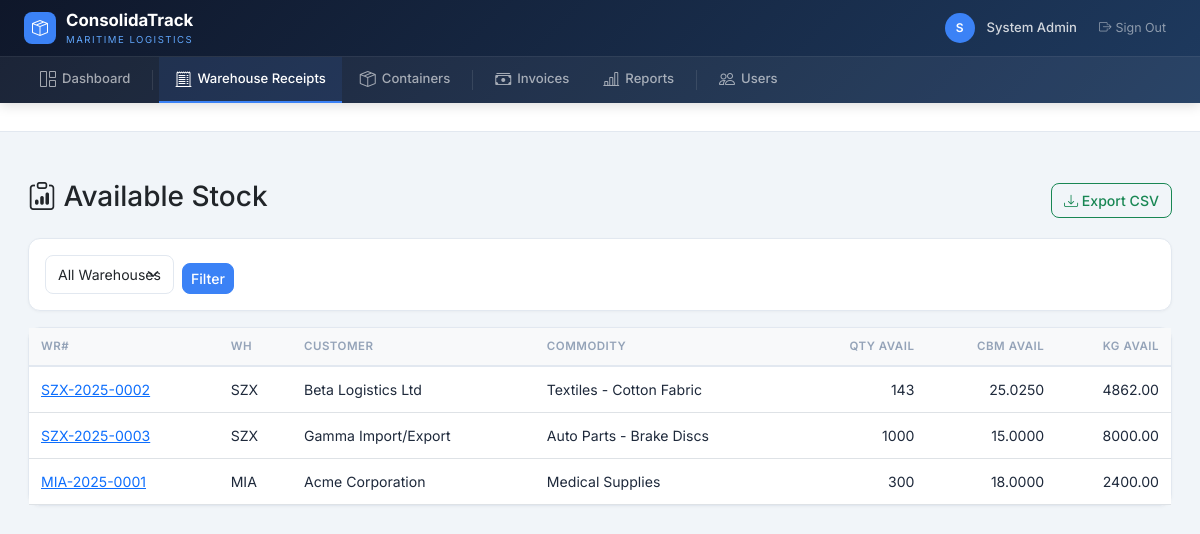
Screenshot of /wr/stock (signed in) with the database file from the repository.
### app/models.py (models this page shows, shortened)
class User(UserMixin, db.Model):
    __tablename__ = "users"
    id = db.Column(db.Integer, primary_key=True)
    email = db.Column(db.String(200), unique=True, nullable=False)
    password_hash = db.Column(db.String(256), nullable=False)
    full_name = db.Column(db.String(200), nullable=False)
    is_active = db.Column(db.Boolean, default=True)
    created_at = db.Column(db.DateTime, default=_utcnow)
    roles = db.relationship("Role", secondary=user_roles, backref="users")
    def has_role(self, role_name: str) -> bool:
        return any(r.name == role_name for r in self.roles)

class WarehouseReceipt(db.Model):
    __tablename__ = "warehouse_receipts"
    id = db.Column(db.Integer, primary_key=True)
    warehouse_id = db.Column(db.Integer, db.ForeignKey("warehouses.id"), nullable=False)
    customer_id = db.Column(db.Integer, db.ForeignKey("customers.id"), nullable=False)
    wr_number = db.Column(db.String(30), unique=True, nullable=False)
    date_received = db.Column(db.Date, nullable=False)
    commodity = db.Column(db.String(300), nullable=False)
    qty_total = db.Column(db.Integer, nullable=False)
    qty_unit_type = db.Column(db.Enum(QtyUnitType), nullable=False)
    cbm_total = db.Column(db.Numeric(10, 4), nullable=False)  # m³, 4 decimals
    kg_total = db.Column(db.Numeric(10, 2), nullable=False)   # kg, 2 decimals
    notes = db.Column(db.Text)
    status = db.Column(db.Enum(WRStatus), nullable=False, default=WRStatus.RECEIVED)
    created_at = db.Column(db.DateTime, default=_utcnow)
    updated_at = db.Column(db.DateTime, default=_utcnow, onupdate=_utcnow)
    load_lines = db.relationship("ContainerLoadLine", backref="warehouse_receipt", lazy="dynamic")
    photos = db.relationship("WRPhoto", backref="warehouse_receipt", lazy="dynamic",
                              cascade="all, delete-orphan", order_by="WRPhoto.uploaded_at.desc()")
    __table_args__ = (
        db.Index("ix_wr_warehouse_status", "warehouse_id", "status"),
        db.Index("ix_wr_customer", "customer_id"),
        db.Index("ix_wr_date", "date_received"),
    )
    @property
    def qty_loaded(self) -> int:
        result = (
            db.session.query(db.func.coalesce(db.func.sum(ContainerLoadLine.qty_loaded), 0))
            .filter(ContainerLoadLine.wr_id == self.id)
            .scalar()
        )
        return int(result)
    @property
    def qty_available(self) -> int:
        return self.qty_total - self.qty_loaded
    @property
    def cbm_loaded(self):
        result = (
            db.session.query(db.func.coalesce(db.func.sum(ContainerLoadLine.cbm_loaded), 0))
            .filter(ContainerLoadLine.wr_id == self.id)
            .scalar()
        )
        return Decimal(str(result))
    @property
    def cbm_available(self):
        return Decimal(str(self.cbm_total)) - self.cbm_loaded
    @property
    def kg_loaded(self):
        result = (
            db.session.query(db.func.coalesce(db.func.sum(ContainerLoadLine.kg_loaded), 0))
            .filter(ContainerLoadLine.wr_id == self.id)
            .scalar()
        )
        return Decimal(str(result))
    @property
    def kg_available(self):
        return Decimal(str(self.kg_total)) - self.kg_loaded

class Warehouse(db.Model):
    __tablename__ = "warehouses"
    id = db.Column(db.Integer, primary_key=True)
    code = db.Column(db.String(10), unique=True, nullable=False)  # SZX, MIA
    name = db.Column(db.String(100), nullable=False)
    city = db.Column(db.String(100))
    country = db.Column(db.String(100))
    is_active = db.Column(db.Boolean, default=True)
    created_at = db.Column(db.DateTime, default=_utcnow)
    warehouse_receipts = db.relationship("WarehouseReceipt", backref="warehouse", lazy="dynamic")
    containers = db.relationship("Container", backref="warehouse", lazy="dynamic")

class Customer(db.Model):
    __tablename__ = "customers"
    id = db.Column(db.Integer, primary_key=True)
    name = db.Column(db.String(200), nullable=False)
    code = db.Column(db.String(20), unique=True, nullable=False)
    email = db.Column(db.String(200))
    phone = db.Column(db.String(50))
    address = db.Column(db.Text)
    is_active = db.Column(db.Boolean, default=True)
    created_at = db.Column(db.DateTime, default=_utcnow)
    warehouse_receipts = db.relationship("WarehouseReceipt", backref="customer", lazy="dynamic")

### app/blueprints/wr/__init__.py (the view)
@wr_bp.route("/stock")
@login_required
def stock_report():
    wh_id = request.args.get("warehouse_id", type=int)
    query = WarehouseReceipt.query.filter(
        WarehouseReceipt.status.in_([WRStatus.RECEIVED, WRStatus.PARTIALLY_LOADED])
    )
    if wh_id:
        query = query.filter_by(warehouse_id=wh_id)
    wrs = query.order_by(WarehouseReceipt.warehouse_id, WarehouseReceipt.customer_id).all()
    warehouses = Warehouse.query.filter_by(is_active=True).all()
    return render_template("wr/stock.html", wrs=wrs, warehouses=warehouses, filters=request.args)

### app/templates/wr/stock.html (shortened to what this page needs)
{% extends "base.html" %}
{% block content %}
<div class="d-flex justify-content-between align-items-center mb-3">
  <h3><i class="bi bi-clipboard-data"></i> Available Stock</h3>
  <a href="{{ url_for('reports.stock_csv', **filters) }}" class="btn btn-outline-success"><i class="bi bi-download"></i> Export CSV</a>
</div>
<div class="card mb-3"><div class="card-body">
  <form method="get" class="row g-2 align-items-end">
    <div class="col-auto">
      <select name="warehouse_id" class="form-select form-select-sm">
        <option value="">All Warehouses</option>
      </select>
    </div>
    <div class="col-auto"><button class="btn btn-sm btn-primary">Filter</button></div>
  </form>
</div></div>
<div class="card"><div class="card-body p-0">
  <table class="table table-hover mb-0">
    <thead class="table-light">
      <tr><th>WR#</th><th>WH</th><th>Customer</th><th>Commodity</th><th class="text-end">Qty Avail</th><th class="text-end">CBM Avail</th><th class="text-end">KG Avail</th></tr>
    </thead>
    <tbody>
      {% for wr in wrs %}
      <tr>
        <td><a href="{{ url_for('wr.wr_detail', wr_id=wr.id) }}">{{ wr.wr_number }}</a></td>
        <td>{{ wr.warehouse.code }}</td>
        <td>{{ wr.customer.name }}</td>
        <td>{{ wr.commodity[:40] }}</td>
        <td class="text-end">{{ wr.qty_available }}</td>
        <td class="text-end">{{ "%.4f"|format(wr.cbm_available) }}</td>
        <td class="text-end">{{ "%.2f"|format(wr.kg_available) }}</td>
      </tr>
      {% else %}
      <tr><td colspan="7" class="text-center text-muted py-4">No available stock</td></tr>
      {% endfor %}
    </tbody>
  </table>
</div></div>
{% endblock %}

### app/templates/base.html (shortened to what this page needs)
<!DOCTYPE html>
<html lang="en">
<head>
  <link href="https://cdn.jsdelivr.net/npm/bootstrap@5.3.3/dist/css/bootstrap.min.css" rel="stylesheet">
  <link href="https://cdn.jsdelivr.net/npm/bootstrap-icons@1.11.3/font/bootstrap-icons.min.css" rel="stylesheet">
</head>
<body>
  {% if current_user.is_authenticated %}
  <nav class="main-navbar">
    <div class="navbar-top">
      <div style="display:flex;align-items:center;gap:16px">
        <a href="{{ url_for('dashboard') }}" class="navbar-brand-area">
          <div class="logo-icon"><i class="bi bi-box-seam"></i></div>
          <div>
            <div class="brand-name">ConsolidaTrack</div>
            <div class="brand-sub">Maritime Logistics</div>
          </div>
        </a>
      </div>
      <div class="navbar-user">
        <div class="user-avatar">{{ current_user.full_name[0] }}</div>
        <span class="user-name">{{ current_user.full_name }}</span>
        <a href="{{ url_for('auth.logout') }}" class="btn-logout"><i class="bi bi-box-arrow-right me-1"></i>Sign Out</a>
      </div>
    </div>
    <div class="nav-links-bar" id="navLinks">
      <a href="{{ url_for('dashboard') }}" class="nav-link-item {% if request.endpoint == 'dashboard' %}active{% endif %}">
        <i class="bi bi-grid-1x2"></i> Dashboard
      </a>
      <a href="{{ url_for('wr.wr_list') }}" class="nav-link-item {% if request.blueprint == 'wr' %}active{% endif %}">
        <i class="bi bi-receipt-cutoff"></i> Warehouse Receipts
      </a>
      <a href="{{ url_for('containers.container_list') }}" class="nav-link-item {% if request.blueprint == 'containers' %}active{% endif %}">
        <i class="bi bi-box-seam"></i> Containers
      </a>
      <a href="{{ url_for('finance.invoice_list') }}" class="nav-link-item {% if request.blueprint == 'finance' %}active{% endif %}">
        <i class="bi bi-cash-stack"></i> Invoices
      </a>
      <a href="{{ url_for('reports.report_index') }}" class="nav-link-item {% if request.blueprint == 'reports' %}active{% endif %}">
        <i class="bi bi-bar-chart-line"></i> Reports
      </a>
      {% if current_user.has_role('admin') %}
      <a href="{{ url_for('auth.user_list') }}" class="nav-link-item {% if request.blueprint == 'auth' and request.endpoint != 'auth.login' %}active{% endif %}">
        <i class="bi bi-people"></i> Users
      </a>
      {% endif %}
    </div>
  </nav>
  <div class="page-header">
  </div>
  <div class="content-area pb-0">
  </div>
  <div class="content-area">{% block content %}{% endblock %}</div>
  {% else %}
  <div style="min-height:100vh;background:linear-gradient(135deg,#0f172a,#1e3a5f);display:flex;align-items:center;justify-content:center">
    {% block content_unauth %}{% endblock %}
  </div>
  {% endif %}
</body>
</html>

### app/templates/base.html (style rules this page uses)
:root { --accent:#3b82f6;--accent-hover:#2563eb;--success:#10b981;--warning:#f59e0b;--danger:#ef4444;--surface:#fff;--border:#e2e8f0;--text-1:#1e293b;--text-2:#64748b;--text-3:#94a3b8 }
* { font-family:'Inter',-apple-system,BlinkMacSystemFont,sans-serif }
body { background:#f1f5f9;margin:0;min-height:100vh;padding-top:0 }
.main-navbar { background:linear-gradient(135deg,#0f172a,#1e3a5f);padding:0;position:sticky;top:0;z-index:1050;box-shadow:0 2px 12px rgba(0,0,0,.15) }
.navbar-top { display:flex;align-items:center;justify-content:space-between;padding:0 24px;height:56px }
.navbar-brand-area { display:flex;align-items:center;gap:10px;text-decoration:none;color:#fff }
.navbar-brand-area .logo-icon { width:32px;height:32px;background:var(--accent);border-radius:8px;display:flex;align-items:center;justify-content:center;font-size:16px;flex-shrink:0 }
.navbar-brand-area .brand-name { font-weight:700;font-size:1.05rem;color:#fff }
.navbar-brand-area .brand-sub { font-size:.6rem;color:#60a5fa;text-transform:uppercase;letter-spacing:1.5px }
.navbar-user { display:flex;align-items:center;gap:12px }
.navbar-user .user-avatar { width:30px;height:30px;border-radius:50%;background:var(--accent);display:flex;align-items:center;justify-content:center;font-size:.75rem;font-weight:600;color:#fff }
.navbar-user .user-name { color:rgba(255,255,255,.8);font-size:.82rem;font-weight:500 }
.navbar-user .btn-logout { color:rgba(255,255,255,.5);font-size:.78rem;text-decoration:none;padding:4px 10px;border-radius:6px;transition:all .2s }
.nav-links-bar { background:rgba(255,255,255,.05);border-top:1px solid rgba(255,255,255,.06);padding:0 24px;display:flex;align-items:center;gap:2px;overflow-x:auto }
.nav-link-item { display:flex;align-items:center;gap:6px;padding:10px 16px;color:rgba(255,255,255,.6);text-decoration:none;font-size:.82rem;font-weight:500;border-bottom:2px solid transparent;transition:all .2s;white-space:nowrap }
.nav-link-item.active { color:#fff;border-bottom-color:var(--accent);background:rgba(59,130,246,.1) }
.nav-link-item i { font-size:1rem }
.page-header { background:var(--surface);border-bottom:1px solid var(--border);padding:14px 28px;display:flex;align-items:center;justify-content:space-between }
.content-area { padding:24px 28px }
.card { background:var(--surface);border:1px solid var(--border);border-radius:12px;box-shadow:0 1px 3px rgba(0,0,0,.04) }
.table { font-size:.88rem }
.table thead th { font-size:.72rem;text-transform:uppercase;letter-spacing:.5px;color:var(--text-3);font-weight:600;border-bottom:2px solid var(--border);padding:10px 12px }
.table tbody td { padding:12px;vertical-align:middle;color:var(--text-1) }
.btn { font-weight:500;font-size:.88rem;border-radius:8px }
.btn-primary { background:var(--accent);border-color:var(--accent) }
.form-control,.form-select { border-radius:8px;border-color:var(--border);font-size:.88rem;padding:8px 12px }

### rows the page displays
User: full_name "S", full_name "System Admin"
WarehouseReceipt: wr_number "SZX-2025-0002", warehouse.code "SZX", customer.name "Beta Logistics Ltd", commodity "Textiles - Cotton Fabric", qty_available "143", cbm_available "25.0250", kg_available "4862.00"
WarehouseReceipt: wr_number "SZX-2025-0003", warehouse.code "SZX", customer.name "Gamma Import/Export", commodity "Auto Parts - Brake Discs", qty_available "1000", cbm_available "15.0000", kg_available "8000.00"
WarehouseReceipt: wr_number "MIA-2025-0001", warehouse.code "MIA", customer.name "Acme Corporation", commodity "Medical Supplies", qty_available "300", cbm_available "18.0000", kg_available "2400.00"
